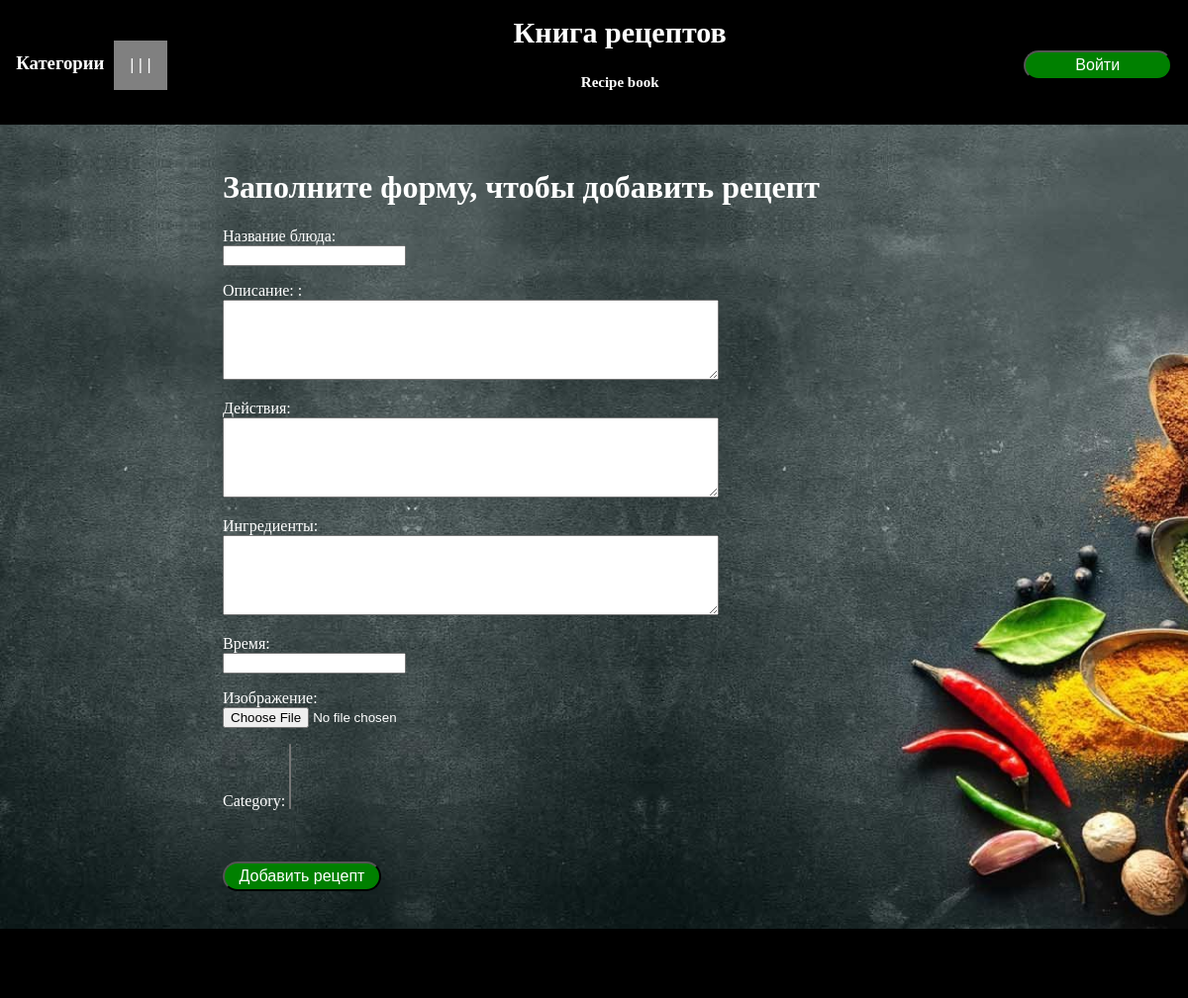
The app's page /add, older data.
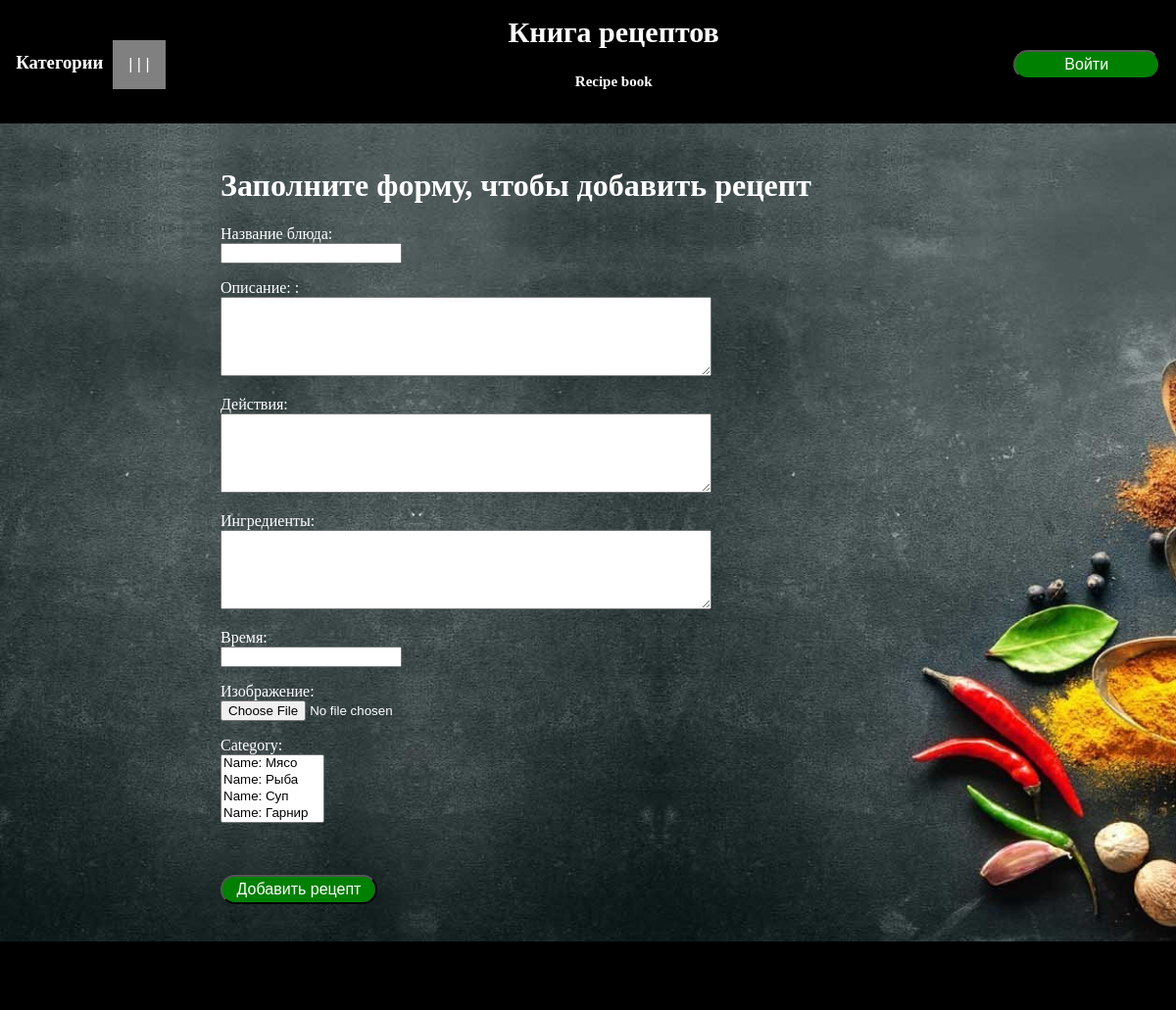
The same page, newer data.
### recepts/models.py (models this page shows)
class Categories(models.Model):
    category = models.CharField(max_length=50)
    def __str__(self):
        return f'Name: {self.category}'

### recepts/views.py (the view, shortened to what this page needs)
# urls.py: path('add', add, name='add'),
def add(request):
    form = AddNewRecept()
    return render(request, 'recepts/add.html', {'form': form, 'username': request.COOKIES.get('username')})

### recepts/forms.py
class AddNewRecept(forms.Form):
    name = forms.CharField(max_length=300, label='Название блюда', widget=forms.TextInput(attrs={'class': 'form-input'}))
    description = forms.CharField(max_length=1000, label='Описание:   ', widget=forms.Textarea(attrs={'cols': 60, 'rows': 5}))
    steps = forms.CharField(max_length=1000, label='Действия', widget=forms.Textarea(attrs={'cols': 60, 'rows': 5}))
    ingredients = forms.CharField(max_length=1000, label='Ингредиенты', widget=forms.Textarea(attrs={'cols': 60, 'rows': 5}))
    time = forms.CharField(label='Время', widget=forms.TextInput(attrs={'class': 'form-input' }))
    image = forms.ImageField(label='Изображение')
    category = forms.ModelMultipleChoiceField(queryset=Categories.objects.all(), widget=forms.SelectMultiple(attrs={'class': 'form-control'}))

### recepts/templates/recepts/add.html (shortened to what this page needs)
{% extends 'index.html' %}
{% block content %}
<h1>Заполните форму, чтобы добавить рецепт</h1>
<form action="{% url 'add' %}" method="post" enctype="multipart/form-data" novalidate>
    <div class="add_form">
        {{ form.as_p }}
        <br><br>
        <button type="submit">Добавить рецепт</button>
    </div>
    <br><br><br><br><br><br>
</form>
{% endblock %}

### templates/index.html (shortened to what this page needs)
{% load static %}
<!DOCTYPE html>
<html lang="ru">
    <head>
        <link rel="stylesheet" href="{% static 'css/index.css'%}" type="text/css">
    </head>
    <body>
        <header>
            <h3 style="margin-top: 52px; margin-right: 10px; ">Категории </h3>
            <div class="dropdown">
                <button onclick="Categories()" class="dropbtn">| | |</button>
            </div>
            <div class="logo">
                <a href="{% url 'index' %}">
                    Книга рецептов
                    <h5> Recipe book</h5>
                </a>
            </div>
            {% if username == '' or username == None %}
                <div class = "login">
                    <form action="{% url 'login_user' %}">
                        <input type="submit"
                            class="btn"
                            value="Войти">
                    </form>
                </div>
            {% endif %}
        </header>
        <div class="content">
            {% block content %}
            {% endblock %}
        </div>
    </body>
    <footer>
        <h5>
            <a href="https://github.com/RussellMorryson" style="color: white"> Russell Morryson </a>
        </h5>
    <footer>
</html>

### static/css/index.css (style rules this page uses)
html, body { background-image: url("/static/img/back_index.jpg"); background-attachment: fixed; background-size: cover; padding: 0; margin: 0; width: 100%; height: 100%; color: white; font-family: 'Luminari'; }
header { position: fixed; display: flex; flex-direction: row; padding-top: 1px; justify-content: center; vertical-align: middle; width: 100%; height: 125px; background-color: black; }
header h3 { margin-top: 52px; margin-right: 10px; }
.dropdown { margin-top: 40px; margin-right: 350px; }
.dropbtn { background-color: grey; color: white; padding: 16px; font-size: 16px; border: none; cursor: pointer; }
.logo { margin-top: 15px; text-align: center; }
.logo a { text-align: center; text-decoration: none; color: white; font-size: 30px; font-weight:bold; }
.logo a h5 { font-size: 15px; }
.login { margin-top: 50px; margin-left: 300px; }
.login form input { background-color: green; color: white; width: 150px; height: 30px; border-radius: 15px; font-size: medium; }
body .content { justify-content: center; width: 750px; margin: 0 auto; padding-top: 150px; }
body .content .add_form { float: center; max-width: 10em; }
body .content .add_form button { border-radius: 15px; background-color: green; color: white; width: 160px; height: 30px; font-size: medium; }
footer { margin-top: auto; position: fixed; bottom: 0; width: 100%; height: 70px; text-align: center; vertical-align: middle; background-color: black; color:white; }

Row changes from the older to the newer data that the page shows:
added Categories: category "Name: Мясо / Name: Рыба / Name: Суп / Name: Гарнир"
